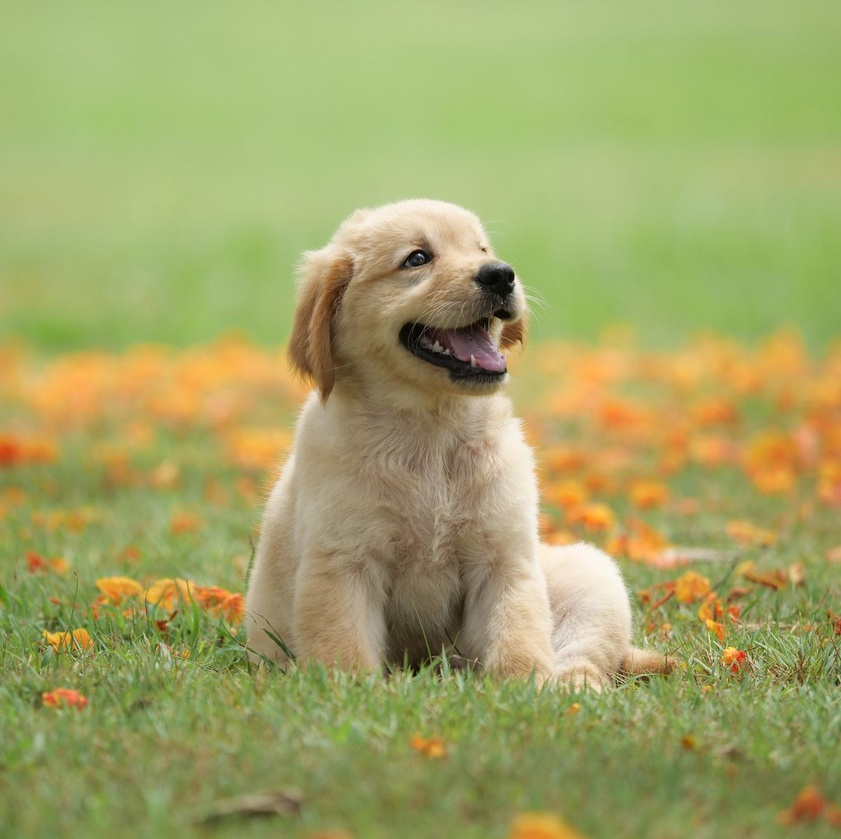
#> input picture Src/dog.jpg, 841 x 839 px, shrunk from 1200 x 1197 before the run
$ python W03_2.py
#> lines starting #> are read from the running program, lines starting #| are printed output that depends on the picture; after the words box and inside, x2 and y2 are one past the last pixel; in counts of white or black regions, pixels touching at a corner belong together
import cv2
import matplotlib.pyplot as plt

def onChange(value):
    global image, title

    add_value=value-int(image[0][0])
    print("추가 화소값:", add_value)
    image=image+add_value
    th, dst = cv2.threshold(image, 130, 160, cv2.THRESH_BINARY)
    cv2.imshow(title, dst)

image=cv2.imread("../Src/dog.jpg", cv2.IMREAD_GRAYSCALE)
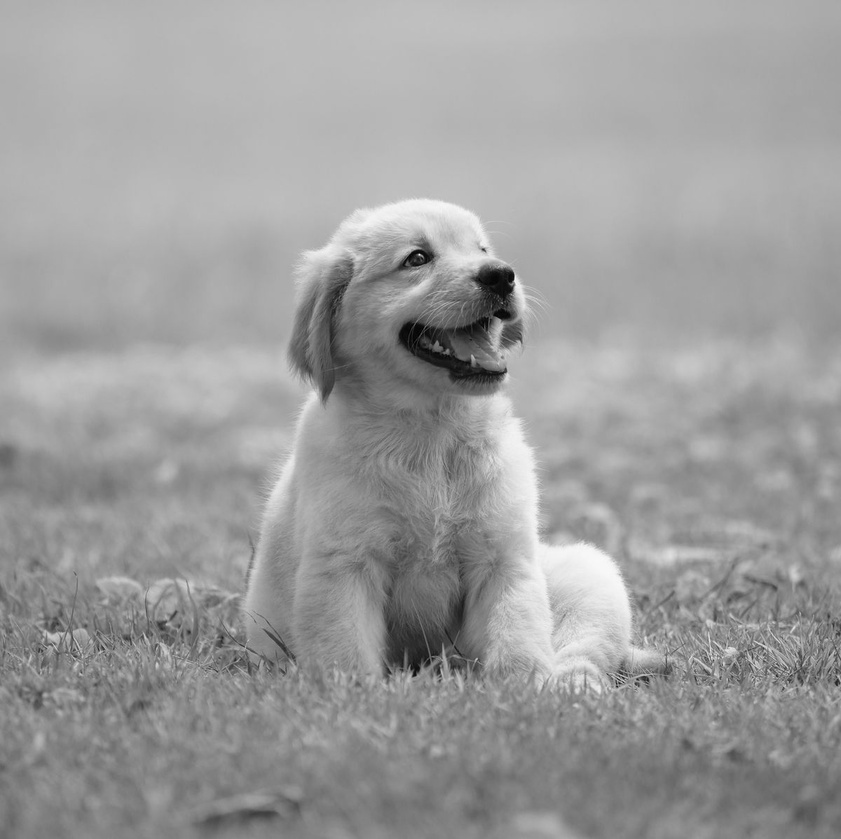
#> image: shape (839, 841); min 0, max 250, mean 156.5
title="Thresh"
th, dst=cv2.threshold(image,130,160,cv2.THRESH_BINARY)
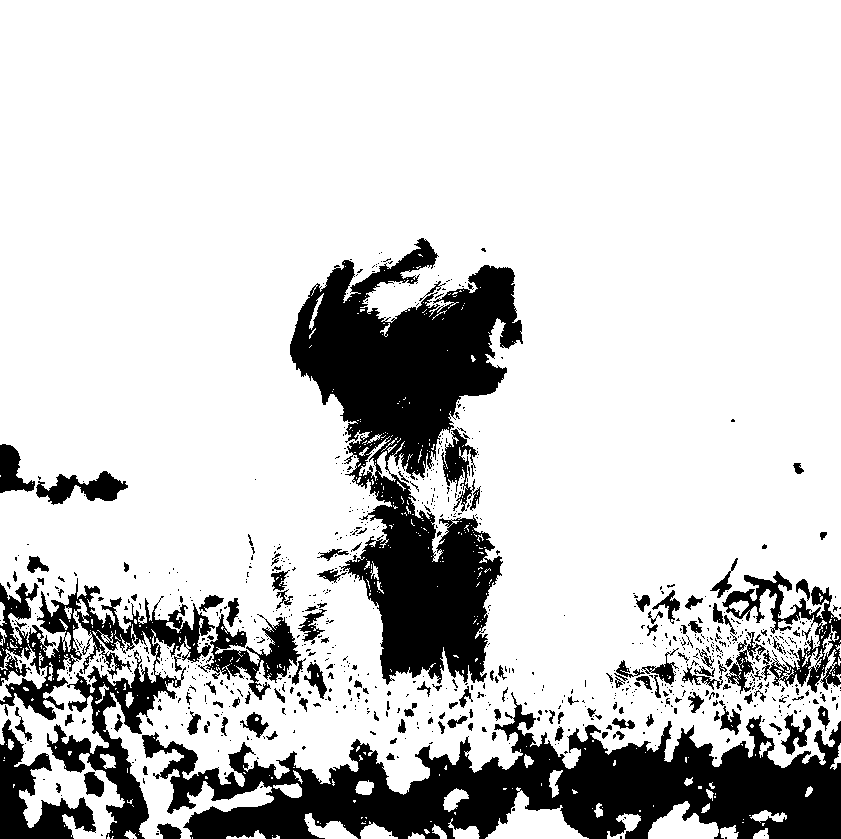
#> dst: shape (839, 841); values 0 (black) and 160 (white), 80.1% white; 885 black regions (737 under 20 px), largest, box (x1, y1, x2, y2) and area: (290, 238, 523, 685) 47560, (142, 692, 841, 839) 46190, (0, 578, 215, 839) 16079
th, dst_O=cv2.threshold(image,-1,255,cv2.THRESH_OTSU)
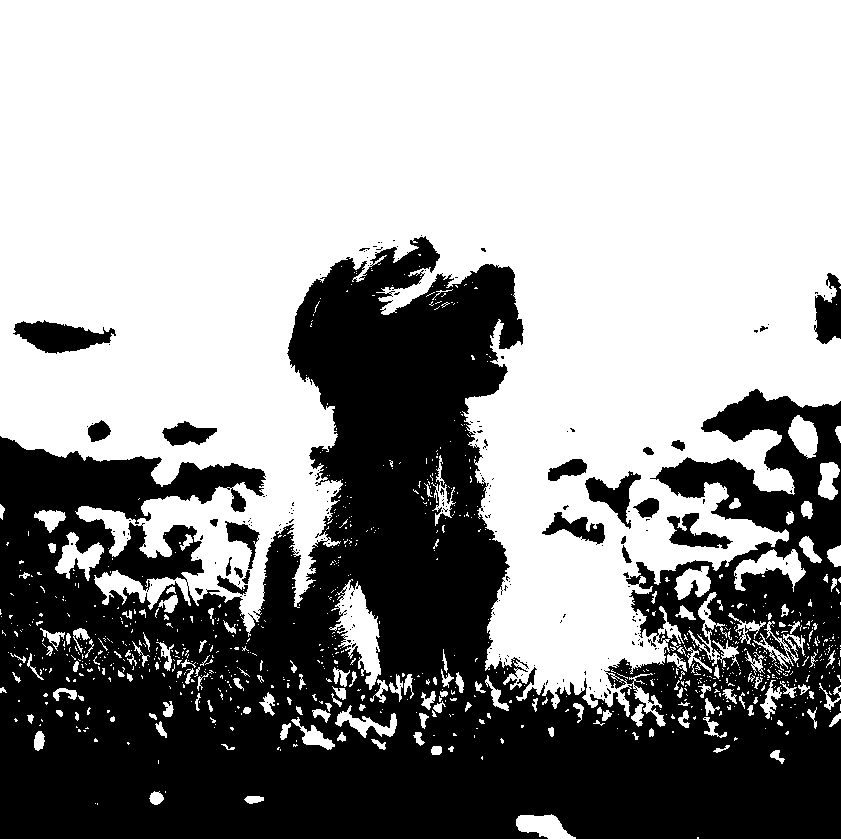
#> dst_O: shape (839, 841); 60.1% white; 220 black regions (195 under 20 px), largest, box (x1, y1, x2, y2) and area: (0, 236, 841, 839) 271333, (13, 320, 116, 354) 2019, (814, 273, 841, 344) 1245
#> th = 151
th, dst_T=cv2.threshold(image,-1,255,cv2.THRESH_TRIANGLE)
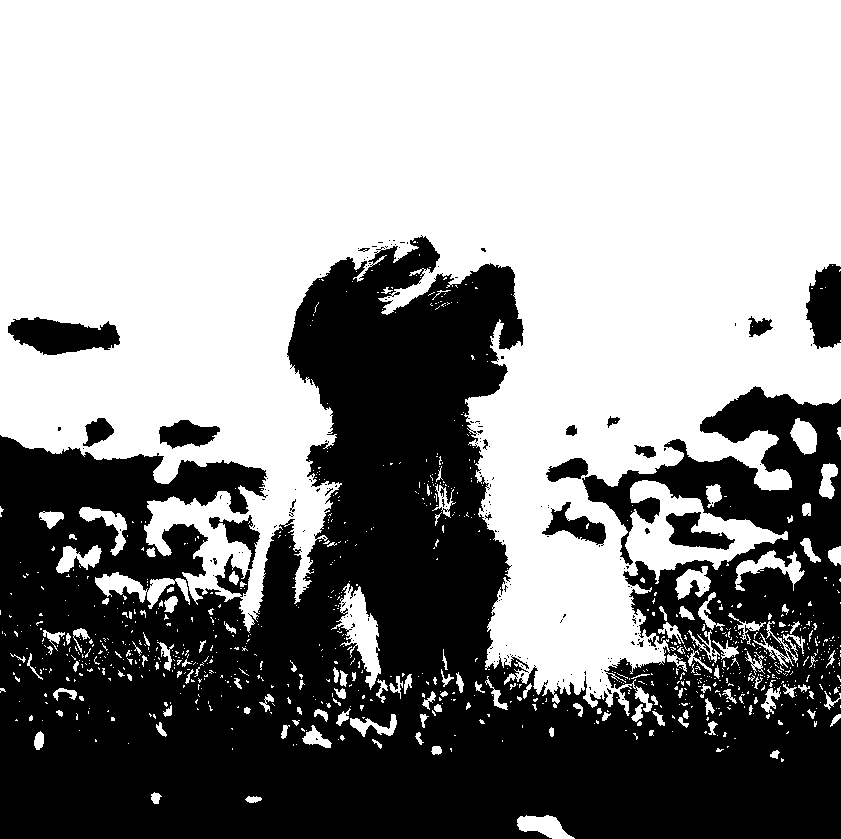
#> dst_T: shape (839, 841); 57.7% white; 194 black regions (175 under 20 px), largest, box (x1, y1, x2, y2) and area: (0, 235, 841, 839) 286669, (8, 317, 120, 355) 2849, (806, 264, 841, 349) 2316
#> th = 154
print(th)
#| 154.0

cv2.imshow(title, dst)
cv2.createTrackbar("Threshold",title,image[0][0],255,onChange)
cv2.waitKey(0)
cv2.destroyAllWindows()

$ run again, with Src/AppleTree.jpg copied over Src/dog.jpg
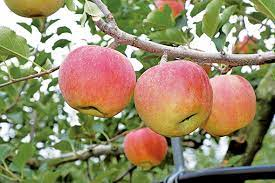
#> input picture Src/AppleTree.jpg, 275 x 183 px
#> `th, dst=cv2.threshold(image,130,160,cv2.THRESH_BINARY)`:
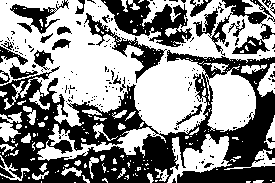
#> dst: shape (183, 275); values 0 (black) and 160 (white), 54.4% white; 193 black regions (167 under 20 px), largest, box (x1, y1, x2, y2) and area: (0, 50, 275, 183) 15546, (101, 0, 192, 47) 2092, (193, 0, 275, 56) 1393
#> dst_O: shape (183, 275); 31.7% white; 266 white regions (229 under 20 px), largest, box (x1, y1, x2, y2) and area: (0, 0, 221, 129) 9563, (205, 69, 255, 116) 1143, (222, 15, 275, 60) 753
#> `th, dst_O=cv2.threshold(image,-1,255,cv2.THRESH_OTSU)`: th = 156
#> `th, dst_T=cv2.threshold(image,-1,255,cv2.THRESH_TRIANGLE)`:
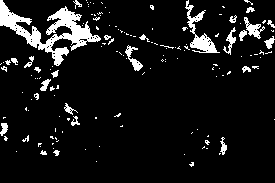
#> dst_T: shape (183, 275); 8.6% white; 145 white regions (118 under 20 px), largest, box (x1, y1, x2, y2) and area: (0, 0, 101, 66) 1978, (185, 0, 220, 53) 522, (244, 17, 265, 39) 179
#> `th, dst_T=cv2.threshold(image,-1,255,cv2.THRESH_TRIANGLE)`: th = 237
#| 237.0

$ run again, with Src/TestFlower2.jpg copied over Src/dog.jpg
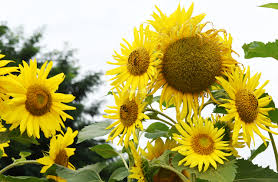
#> input picture Src/TestFlower2.jpg, 278 x 182 px
#> `th, dst=cv2.threshold(image,130,160,cv2.THRESH_BINARY)`:
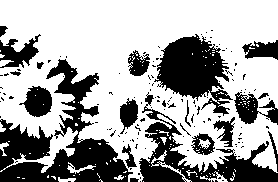
#> dst: shape (182, 278); values 0 (black) and 160 (white), 64.7% white; 133 black regions (113 under 20 px), largest, box (x1, y1, x2, y2) and area: (0, 59, 133, 182) 6237, (139, 92, 278, 182) 3519, (154, 34, 233, 116) 3409
#> dst_O: shape (182, 278); 59.6% white; 149 black regions (132 under 20 px), largest, box (x1, y1, x2, y2) and area: (137, 34, 278, 182) 9738, (0, 56, 139, 182) 6744, (15, 84, 53, 117) 765
#> `th, dst_O=cv2.threshold(image,-1,255,cv2.THRESH_OTSU)`: th = 150
#> `th, dst_T=cv2.threshold(image,-1,255,cv2.THRESH_TRIANGLE)`:
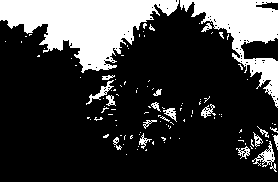
#> dst_T: shape (182, 278); 23.9% white; 115 white regions (97 under 20 px), largest, box (x1, y1, x2, y2) and area: (0, 0, 179, 73) 6789, (180, 0, 278, 108) 3768, (252, 141, 277, 172) 228
#> `th, dst_T=cv2.threshold(image,-1,255,cv2.THRESH_TRIANGLE)`: th = 244
#| 244.0
